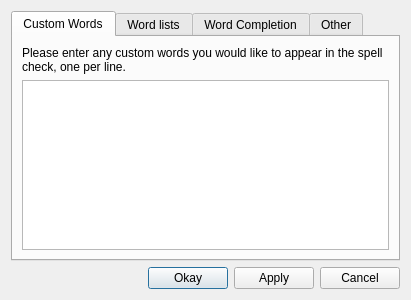
<?xml version="1.0" encoding="UTF-8"?>
<ui version="4.0">
 <author>Max Shinn</author>
 <class>settingsDialog</class>
 <widget class="QDialog" name="settingsDialog">
  <property name="geometry">
   <rect>
    <x>0</x>
    <y>0</y>
    <width>400</width>
    <height>300</height>
   </rect>
  </property>
  <property name="windowTitle">
   <string>Settings</string>
  </property>
  <layout class="QVBoxLayout" name="verticalLayout_2">
   <item>
    <widget class="QTabWidget" name="tabWidget">
     <property name="currentIndex">
      <number>0</number>
     </property>
     <widget class="QWidget" name="customWordlistTab">
      <attribute name="title">
       <string>Custom Words</string>
      </attribute>
      <layout class="QGridLayout" name="gridLayout">
       <item row="1" column="0">
        <widget class="QTextEdit" name="customWordsTextEdit">
         <property name="undoRedoEnabled">
          <bool>false</bool>
         </property>
         <property name="lineWrapMode">
          <enum>QTextEdit::NoWrap</enum>
         </property>
         <property name="acceptRichText">
          <bool>false</bool>
         </property>
        </widget>
       </item>
       <item row="0" column="0">
        <widget class="QLabel" name="label">
         <property name="text">
          <string>Please enter any custom words you would like to appear in the spell check, one per line.</string>
         </property>
         <property name="wordWrap">
          <bool>true</bool>
         </property>
         <property name="buddy">
          <cstring>customWordsTextEdit</cstring>
         </property>
        </widget>
       </item>
      </layout>
     </widget>
     <widget class="QWidget" name="tab">
      <attribute name="title">
       <string>Word lists</string>
      </attribute>
      <layout class="QVBoxLayout" name="verticalLayout_7">
       <item>
        <widget class="QLabel" name="label_3">
         <property name="font">
          <font>
           <pointsize>8</pointsize>
           <weight>50</weight>
           <bold>false</bold>
          </font>
         </property>
         <property name="text">
          <string>Please select the size of the word completion database:</string>
         </property>
        </widget>
       </item>
       <item>
        <widget class="QRadioButton" name="wordListSize1">
         <property name="text">
          <string>Big</string>
         </property>
        </widget>
       </item>
       <item>
        <widget class="QRadioButton" name="wordListSize2">
         <property name="text">
          <string>Really Big</string>
         </property>
        </widget>
       </item>
       <item>
        <widget class="QRadioButton" name="wordListSize3">
         <property name="text">
          <string>Huge</string>
         </property>
         <property name="checked">
          <bool>true</bool>
         </property>
        </widget>
       </item>
       <item>
        <widget class="QRadioButton" name="wordListSize4">
         <property name="text">
          <string>Super Huge</string>
         </property>
        </widget>
       </item>
       <item>
        <widget class="QRadioButton" name="wordListSize5">
         <property name="text">
          <string>Ginormous</string>
         </property>
         <property name="checked">
          <bool>false</bool>
         </property>
        </widget>
       </item>
       <item>
        <spacer name="verticalSpacer">
         <property name="orientation">
          <enum>Qt::Vertical</enum>
         </property>
         <property name="sizeHint" stdset="0">
          <size>
           <width>20</width>
           <height>40</height>
          </size>
         </property>
        </spacer>
       </item>
      </layout>
     </widget>
     <widget class="QWidget" name="wordCompletionTab">
      <attribute name="title">
       <string>Word Completion</string>
      </attribute>
      <layout class="QVBoxLayout" name="verticalLayout_8">
       <item>
        <widget class="QLabel" name="label_4">
         <property name="text">
          <string>View settings for the custom word completion</string>
         </property>
        </widget>
       </item>
       <item>
        <layout class="QHBoxLayout" name="horizontalLayout_2">
         <item>
          <widget class="QLabel" name="label_8">
           <property name="text">
            <string>Minimum letters:</string>
           </property>
          </widget>
         </item>
         <item>
          <widget class="QSpinBox" name="minimumLetters"/>
         </item>
        </layout>
       </item>
       <item>
        <widget class="QCheckBox" name="guessMisspellingsCheckbox">
         <property name="text">
          <string>Try to guess misspellings</string>
         </property>
         <property name="checked">
          <bool>true</bool>
         </property>
        </widget>
       </item>
       <item>
        <widget class="QGroupBox" name="misspellingSettings">
         <property name="enabled">
          <bool>true</bool>
         </property>
         <property name="title">
          <string>Misspelling Settings</string>
         </property>
         <property name="flat">
          <bool>false</bool>
         </property>
         <layout class="QGridLayout" name="gridLayout_4">
          <item row="0" column="1">
           <widget class="QSpinBox" name="thresholdSpinbox">
            <property name="toolTip">
             <string>How many entries need to be displayed, at the minimum, before WriteType will attempt to guess the spelling?</string>
            </property>
            <property name="maximum">
             <number>25</number>
            </property>
            <property name="value">
             <number>2</number>
            </property>
           </widget>
          </item>
          <item row="0" column="0">
           <widget class="QLabel" name="label_5">
            <property name="text">
             <string>Misspelling Threshold:</string>
            </property>
            <property name="buddy">
             <cstring>thresholdSpinbox</cstring>
            </property>
           </widget>
          </item>
          <item row="1" column="1">
           <widget class="QCheckBox" name="advancedSubstitutionsCheckbox">
            <property name="text">
             <string/>
            </property>
           </widget>
          </item>
          <item row="1" column="0">
           <widget class="QLabel" name="label_6">
            <property name="text">
             <string>Advanced Substitutions?</string>
            </property>
            <property name="buddy">
             <cstring>advancedSubstitutionsCheckbox</cstring>
            </property>
           </widget>
          </item>
         </layout>
        </widget>
       </item>
       <item>
        <spacer name="verticalSpacer_2">
         <property name="orientation">
          <enum>Qt::Vertical</enum>
         </property>
         <property name="sizeHint" stdset="0">
          <size>
           <width>20</width>
           <height>40</height>
          </size>
         </property>
        </spacer>
       </item>
      </layout>
     </widget>
     <widget class="QWidget" name="settingsTab">
      <attribute name="title">
       <string>Other</string>
      </attribute>
      <layout class="QGridLayout" name="gridLayout_2">
       <item row="2" column="1">
        <widget class="QCheckBox" name="usageStatisticsCheckbox">
         <property name="text">
          <string>Send usage statistics to help improve the program</string>
         </property>
        </widget>
       </item>
       <item row="0" column="1">
        <widget class="QFontComboBox" name="defaultFont"/>
       </item>
       <item row="0" column="0">
        <widget class="QLabel" name="label_2">
         <property name="text">
          <string>Default Font:</string>
         </property>
        </widget>
       </item>
       <item row="2" column="0">
        <widget class="QLabel" name="label_7">
         <property name="text">
          <string>Options:</string>
         </property>
        </widget>
       </item>
       <item row="3" column="1">
        <spacer name="verticalSpacer_3">
         <property name="orientation">
          <enum>Qt::Vertical</enum>
         </property>
         <property name="sizeType">
          <enum>QSizePolicy::Expanding</enum>
         </property>
         <property name="sizeHint" stdset="0">
          <size>
           <width>20</width>
           <height>40</height>
          </size>
         </property>
        </spacer>
       </item>
       <item row="1" column="1">
        <widget class="QCheckBox" name="useDefaultFont">
         <property name="text">
          <string>System Default</string>
         </property>
        </widget>
       </item>
      </layout>
     </widget>
    </widget>
   </item>
   <item>
    <layout class="QHBoxLayout" name="horizontalLayout_3">
     <item>
      <spacer name="horizontalSpacer">
       <property name="orientation">
        <enum>Qt::Horizontal</enum>
       </property>
       <property name="sizeHint" stdset="0">
        <size>
         <width>40</width>
         <height>20</height>
        </size>
       </property>
      </spacer>
     </item>
     <item>
      <widget class="QPushButton" name="okayButton">
       <property name="text">
        <string>Okay</string>
       </property>
      </widget>
     </item>
     <item>
      <widget class="QPushButton" name="applyButton">
       <property name="text">
        <string>Apply</string>
       </property>
      </widget>
     </item>
     <item>
      <widget class="QPushButton" name="cancelButton">
       <property name="text">
        <string>Cancel</string>
       </property>
      </widget>
     </item>
    </layout>
   </item>
  </layout>
 </widget>
 <resources/>
 <connections>
  <connection>
   <sender>cancelButton</sender>
   <signal>clicked()</signal>
   <receiver>settingsDialog</receiver>
   <slot>close()</slot>
   <hints>
    <hint type="sourcelabel">
     <x>351</x>
     <y>274</y>
    </hint>
    <hint type="destinationlabel">
     <x>199</x>
     <y>149</y>
    </hint>
   </hints>
  </connection>
  <connection>
   <sender>guessMisspellingsCheckbox</sender>
   <signal>toggled(bool)</signal>
   <receiver>misspellingSettings</receiver>
   <slot>setVisible(bool)</slot>
   <hints>
    <hint type="sourcelabel">
     <x>143</x>
     <y>77</y>
    </hint>
    <hint type="destinationlabel">
     <x>148</x>
     <y>162</y>
    </hint>
   </hints>
  </connection>
  <connection>
   <sender>useDefaultFont</sender>
   <signal>toggled(bool)</signal>
   <receiver>defaultFont</receiver>
   <slot>setDisabled(bool)</slot>
   <hints>
    <hint type="sourcelabel">
     <x>162</x>
     <y>79</y>
    </hint>
    <hint type="destinationlabel">
     <x>166</x>
     <y>47</y>
    </hint>
   </hints>
  </connection>
 </connections>
</ui>
